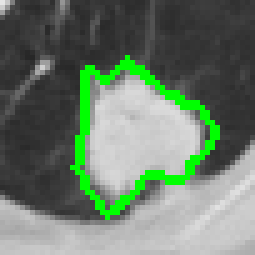
#> input picture Dataset/0_nod1_ann0.png, 51 x 51 px (shown 5 times larger)
$ python -i imageProcessing.py   (imports and definitions only)   (older library calls are emulated)
#> lines starting #> are read from the running program, lines starting #| are printed output that depends on the picture; after the words box and inside, x2 and y2 are one past the last pixel; in counts of white or black regions, pixels touching at a corner belong together
## IMAGE PROCESSING

from skimage.filters import gaussian
from skimage.morphology import watershed
from skimage.feature import peak_local_max
from skimage.measure import regionprops
from skimage import filters
from scipy import ndimage as ndi
import numpy as np
import math
import matplotlib.pyplot as plt
from skimage.morphology import disk, dilation, opening, closing, erosion


# [4 lines left out: function gaussFiltering, not called in this run]


def watershedfilt(image):

    k=disk(1)
    image=dilation(image,k)
    distance = ndi.distance_transform_edt(image)

    num_peaks=5
    # To obtain the local peaks
    local_matrix= peak_local_max(distance, indices=False, num_peaks=num_peaks ,footprint=np.ones((7, 7)),
                                labels=image)
    markers = ndi.label(local_matrix)[0]
    labels = watershed(-distance, markers, mask=image)

#    fig, axes = plt.subplots(ncols=4, figsize=(9, 3), sharex=True, sharey=True)
#    ax = axes.ravel()
#    ax[0].imshow(image, cmap=plt.cm.gray, interpolation='nearest')
#    ax[0].set_title('Overlapping objects')
#    ax[1].imshow(-distance, cmap=plt.cm.gray, interpolation='nearest')
#    ax[1].set_title('Distances')
#    ax[2].imshow(labels, cmap=plt.cm.nipy_spectral, interpolation='nearest')
#    ax[2].set_title('Separated objects')

    nodule_x = 0
    nodule_y = 0

    center=np.float64(np.floor(len(image)/2))
    dist1=10
    closest_pos=[]

    properties = regionprops(labels)
    for centre in properties:
        y0, x0 = centre.centroid
        x0 = np.uint8(x0)
        y0 = np.uint8(y0)
        x0_=np.float64(x0)
        y0_=np.float64(y0)
#        ax[2].plot(x0,y0,'r+')
        dist=math.sqrt(((x0_-center)**2)+((y0_-center)**2))
        if dist<dist1:
            dist1=dist
            closest_pos=[x0,y0]

    nodule_x = closest_pos[0]
    nodule_y = closest_pos[1]

    area = np.zeros([51,51])
    color = labels[nodule_x,nodule_y]

    for k in range(len(labels)):
        for l in range(len(labels[k])):
            if labels[k,l] == color:
                area[k,l]=1
#    ax[3].imshow(area)
#    ax[3].set_title('Seg')
#    ax[3].plot(nodule_x,nodule_y,'r+')
    return area

# [57 lines left out: function removeLung, not called in this run]


>>> import cv2
>>> picture = cv2.imread('Dataset/0_nod1_ann0.png', cv2.IMREAD_GRAYSCALE)
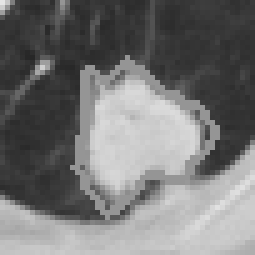
#> picture: shape (51, 51) (shown 5 times larger); min 39, max 230, mean 116.2
>>> result = watershedfilt(picture)
#> in watershedfilt, `image=dilation(image,k)`:
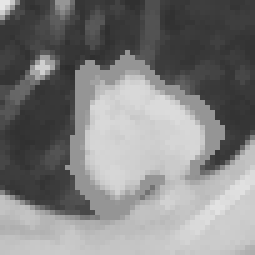
#> image: shape (51, 51) (shown 5 times larger); min 45, max 230, mean 128.1
#> in watershedfilt, `distance = ndi.distance_transform_edt(image)`:
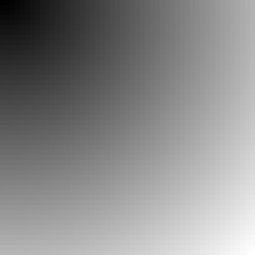
#> distance: shape (51, 51) float64 (shown 5 times larger); min 1, max 71.42, mean 39; drawn with min black and max white
#> in watershedfilt, `local_matrix= peak_local_max(distance, indices=False, num_peaks=num_pe..`:
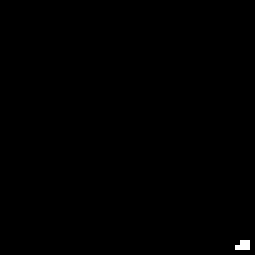
#> local_matrix: shape (51, 51) bool (shown 5 times larger); 0.19% white in thin lines or dots, all inside (x1, y1, x2, y2) = (47, 48, 50, 50)
#> in watershedfilt, `labels = watershed(-distance, markers, mask=image)`: labels: shape (51, 51) int32; every value is 1
#> in watershedfilt, `center=np.float64(np.floor(len(image)/2))`: center = 25
#> in watershedfilt, `properties = regionprops(labels)`: properties = 1 regions; box (x1, y1, x2, y2) and area: (0, 0, 51, 51) 2601
#> the loop in watershedfilt, `for centre in properties:` made 1 pass
#> (y0, x0, x0_, y0_, dist, dist1) on pass 1: (25, 25, 25, 25, 0, 0)
#> after the loop in watershedfilt, `for centre in properties:`: dist1 = 0
#> in watershedfilt, `nodule_x = closest_pos[0]`: nodule_x = 25
#> in watershedfilt, `color = labels[nodule_x,nodule_y]`: color = 1
#> the loop in watershedfilt, `for k in range(len(labels)):` made 51 passes
#> after the loop in watershedfilt, `for k in range(len(labels)):`: area: shape (51, 51) float64; every value is 1

$ run again, on Dataset/103_nod1_ann0.png
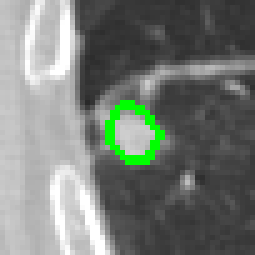
#> input picture Dataset/103_nod1_ann0.png, 51 x 51 px (shown 5 times larger)
#> `picture = cv2.imread('Dataset/0_nod1_ann0.png', cv2.IMREAD_GRAYSCALE)`:
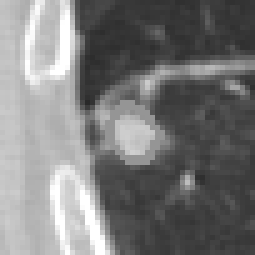
#> picture: shape (51, 51) (shown 5 times larger); min 41, max 255, mean 121.3
#> in watershedfilt, `image=dilation(image,k)`:
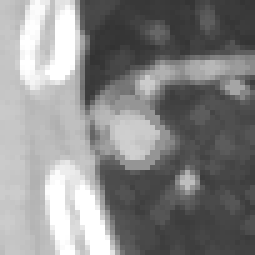
#> image: shape (51, 51) (shown 5 times larger); min 50, max 255, mean 134.8
#> local_matrix: shape (51, 51) bool; 0.19% white in thin lines or dots, all inside (x1, y1, x2, y2) = (47, 46, 50, 50)
#> markers: shape (51, 51) int32; 3 distinct labels, from 0 to 2
#> labels: shape (51, 51) int32; values 1 (black) and 2 (white), 0.12% white in thin lines or dots, all inside (x1, y1, x2, y2) = (47, 47, 48, 50)
#> center = 25
#> properties = 2 regions; box (x1, y1, x2, y2) and area: (0, 0, 51, 51) 2598, (47, 47, 48, 50) 3
#> the loop in watershedfilt, `for centre in properties:` made 2 passes
#> (y0, x0, x0_, y0_, dist, dist1) on pass 1: (24, 24, 24, 24, 1.41, 1.41)
#> after the loop in watershedfilt, `for centre in properties:`: dist1 = 1.41
#> nodule_x = 24
#> color = 1
#> the loop in watershedfilt, `for k in range(len(labels)):` made 51 passes

$ run again, on Dataset/11_nod9_ann0.png
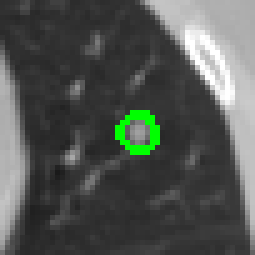
#> input picture Dataset/11_nod9_ann0.png, 51 x 51 px (shown 5 times larger)
#> in watershedfilt, `image=dilation(image,k)`:
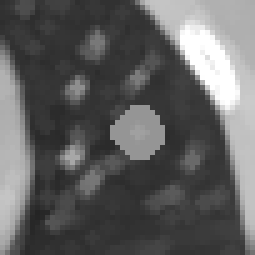
#> image: shape (51, 51) (shown 5 times larger); min 36, max 255, mean 95.9
#> local_matrix: shape (51, 51) bool; 0.19% white in thin lines or dots, all inside (x1, y1, x2, y2) = (47, 47, 50, 50)
#> labels: shape (51, 51) int32; every value is 1
#> center = 25
#> properties = 1 regions; box (x1, y1, x2, y2) and area: (0, 0, 51, 51) 2601
#> the loop in watershedfilt, `for centre in properties:` made 1 pass
#> (y0, x0, x0_, y0_, dist, dist1) on pass 1: (25, 25, 25, 25, 0, 0)
#> after the loop in watershedfilt, `for centre in properties:`: dist1 = 0
#> nodule_x = 25
#> color = 1
#> the loop in watershedfilt, `for k in range(len(labels)):` made 51 passes
